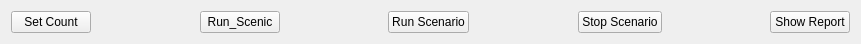
             <widget class="QWidget" name="layoutWidget">
              <property name="geometry">
               <rect>
                <x>-1</x>
                <y>348</y>
                <width>861</width>
                <height>29</height>
               </rect>
              </property>
              <layout class="QHBoxLayout" name="horizontalLayout_4">
               <item>
                <widget class="QPushButton" name="scenic_activate_3">
                 <property name="text">
                  <string>Set Count</string>
                 </property>
                </widget>
               </item>
               <item>
                <spacer name="horizontalSpacer_26">
                 <property name="orientation">
                  <enum>Qt::Horizontal</enum>
                 </property>
                 <property name="sizeHint" stdset="0">
                  <size>
                   <width>38</width>
                   <height>20</height>
                  </size>
                 </property>
                </spacer>
               </item>
               <item>
                <widget class="QPushButton" name="run_scenic_control">
                 <property name="text">
                  <string>Run_Scenic</string>
                 </property>
                </widget>
               </item>
               <item>
                <spacer name="horizontalSpacer_17">
                 <property name="orientation">
                  <enum>Qt::Horizontal</enum>
                 </property>
                 <property name="sizeHint" stdset="0">
                  <size>
                   <width>38</width>
                   <height>20</height>
                  </size>
                 </property>
                </spacer>
               </item>
               <item>
                <widget class="QPushButton" name="b_control_run_scenario">
                 <property name="text">
                  <string>Run Scenario</string>
                 </property>
                </widget>
               </item>
               <item>
                <spacer name="horizontalSpacer_18">
                 <property name="orientation">
                  <enum>Qt::Horizontal</enum>
                 </property>
                 <property name="sizeHint" stdset="0">
                  <size>
                   <width>38</width>
                   <height>20</height>
                  </size>
                 </property>
                </spacer>
               </item>
               <item>
                <widget class="QPushButton" name="b_control_stop_scenario">
                 <property name="text">
                  <string>Stop Scenario</string>
                 </property>
                </widget>
               </item>
               <item>
                <spacer name="horizontalSpacer_19">
                 <property name="orientation">
                  <enum>Qt::Horizontal</enum>
                 </property>
                 <property name="sizeHint" stdset="0">
                  <size>
                   <width>38</width>
                   <height>20</height>
                  </size>
                 </property>
                </spacer>
               </item>
               <item>
                <widget class="QPushButton" name="b_control_showreport">
                 <property name="text">
                  <string>Show Report</string>
                 </property>
                </widget>
               </item>
              </layout>
             </widget>
